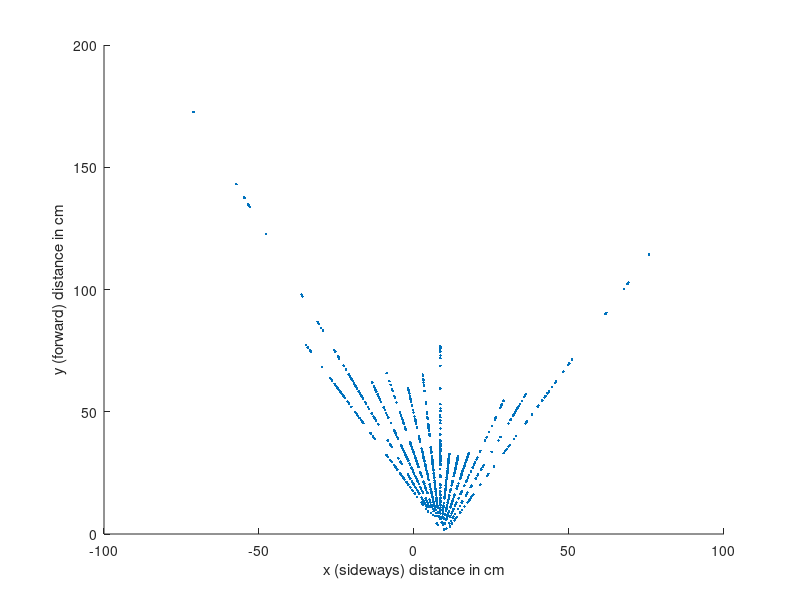

Write MATLAB code to recreate this figure.
%cd ..
%cd 'Year 2'
%cd 'PoE/poe-lab-2'
load positions.txt

hold on
plot3(positions(:,1),positions(:,2),positions(:,3),'.')

xlabel('x (sideways) distance in cm')
ylabel('y (forward) distance in cm')
zlabel('z (up) distance in cm')